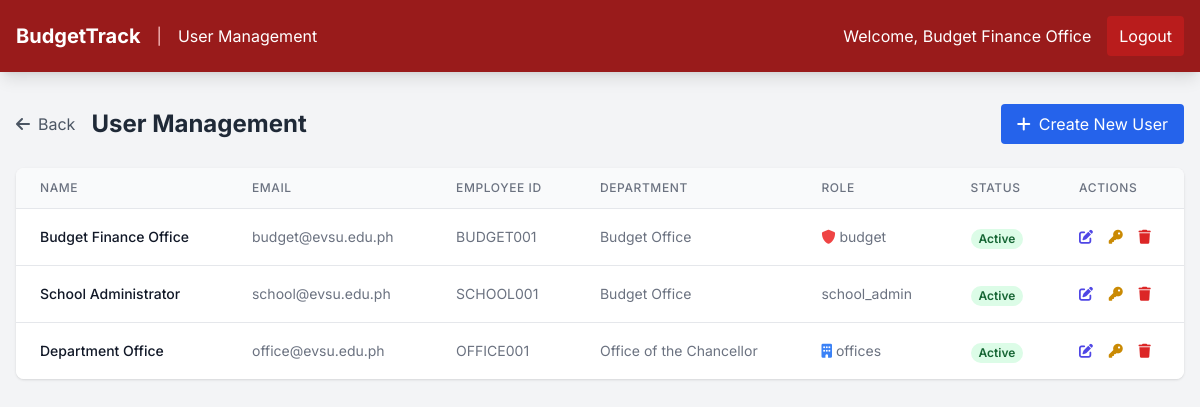
Screenshot of /pages/user_management.php (signed in) with the database file from the repository.
### tables this page shows
CREATE TABLE users (
    id INT PRIMARY KEY AUTO_INCREMENT,
    email VARCHAR(100) NOT NULL UNIQUE,
    password_hash VARCHAR(255) NOT NULL,
    first_name VARCHAR(50) NOT NULL,
    last_name VARCHAR(50) NOT NULL,
    middle_name VARCHAR(50),
    employee_id VARCHAR(20) UNIQUE,
    department_id INT,
    role_id INT NOT NULL,
    is_active BOOLEAN DEFAULT TRUE,
    last_login TIMESTAMP NULL,
    created_by INT,
    created_at TIMESTAMP DEFAULT CURRENT_TIMESTAMP,
    updated_at TIMESTAMP DEFAULT CURRENT_TIMESTAMP ON UPDATE CURRENT_TIMESTAMP,
    FOREIGN KEY (department_id) REFERENCES departments(id) ON DELETE SET NULL,
    FOREIGN KEY (role_id) REFERENCES roles(id) ON DELETE RESTRICT,
    FOREIGN KEY (created_by) REFERENCES users(id) ON DELETE SET NULL
);

CREATE TABLE departments (
    id INT PRIMARY KEY AUTO_INCREMENT,
    dept_name VARCHAR(100) NOT NULL,
    dept_code VARCHAR(20) NOT NULL UNIQUE,
    dept_description TEXT,
    is_active BOOLEAN DEFAULT TRUE,
    created_at TIMESTAMP DEFAULT CURRENT_TIMESTAMP,
    updated_at TIMESTAMP DEFAULT CURRENT_TIMESTAMP ON UPDATE CURRENT_TIMESTAMP
);

CREATE TABLE roles (
    id INT PRIMARY KEY AUTO_INCREMENT,
    role_name VARCHAR(50) NOT NULL UNIQUE,
    role_description TEXT,
    created_at TIMESTAMP DEFAULT CURRENT_TIMESTAMP,
    updated_at TIMESTAMP DEFAULT CURRENT_TIMESTAMP ON UPDATE CURRENT_TIMESTAMP
);

### config/database.php (called while the page is built, shortened)
<?php
class Database {
    private $host = 'localhost';
    private $db_name = 'budgettrack_db';
    private $username = 'root';
    private $password = '';
    public function getConnection() {
        $this->conn = null;
        try {
            $this->conn = new PDO(
                "mysql:host=" . $this->host . ";dbname=" . $this->db_name . ";charset=utf8",
                $this->username,
                $this->password,
                array(
                    PDO::ATTR_ERRMODE => PDO::ERRMODE_EXCEPTION,
                    PDO::ATTR_DEFAULT_FETCH_MODE => PDO::FETCH_ASSOC,
                    PDO::ATTR_EMULATE_PREPARES => false
                )
            );
        } catch(PDOException $exception) {
            echo "Connection error: " . $exception->getMessage();
        }
        return $this->conn;
    }
}
function getDB() {
    static $db = null;
    if ($db === null) {
        $database = new Database();
        $db = $database->getConnection();
    }
    return $db;
}
?>

### classes/User.php (called while the page is built, shortened)
<?php
require_once __DIR__ . '/../config/database.php';
class User {
    private $conn;
    private $table_name = "users";
    public function __construct() {
        $this->conn = getDB();
    }
    public function getAllUsers() {
        $query = "SELECT u.*, r.role_name, d.dept_name,
                         CONCAT(creator.first_name, ' ', creator.last_name) as created_by_name
                  FROM " . $this->table_name . " u
                  LEFT JOIN roles r ON u.role_id = r.id
                  LEFT JOIN departments d ON u.department_id = d.id
                  LEFT JOIN users creator ON u.created_by = creator.id
                  ORDER BY u.created_at DESC";
        $stmt = $this->conn->prepare($query);
        $stmt->execute();
        return $stmt->fetchAll(PDO::FETCH_ASSOC);
    }
}
?>

### pages/user_management.php (the view, shortened to what this page needs)
<?php
require_once __DIR__ . '/../classes/User.php';
$user = new User();
$users = $user->getAllUsers();
?>
<!DOCTYPE html>
<html lang="en">
<head>
    <link rel="stylesheet" href="../public/css/dashboard.css">
    <script src="https://cdn.tailwindcss.com"></script>
    <link href="https://cdnjs.cloudflare.com/ajax/libs/font-awesome/6.0.0/css/all.min.css" rel="stylesheet">
</head>
<body class="bg-gray-100">
    <nav class="bg-red-800 text-white shadow-lg">
        <div class="max-w-7xl mx-auto px-4">
            <div class="flex justify-between items-center py-4">
                <div class="flex items-center space-x-4">
                    <h1 class="text-xl font-bold">BudgetTrack</h1>
                    <span class="text-red-200">|</span>
                    <span>User Management</span>
                </div>
                <div class="flex items-center space-x-4">
                    <span>Welcome, <?php echo htmlspecialchars($_SESSION['user_name']); ?></span>
                    <button onclick="confirmLogout()" class="bg-red-700 hover:bg-red-600 px-3 py-2 rounded">Logout</button>
                </div>
            </div>
        </div>
    </nav>
    <div class="max-w-7xl mx-auto px-4 py-8">
        <div class="flex justify-between items-center mb-6">
            <div class="flex items-center space-x-4">
                <button onclick="goBack()" class="flex items-center text-gray-600 hover:text-gray-800 transition-colors">
                    <i class="fas fa-arrow-left mr-2"></i>
                    Back
                </button>
                <h2 class="text-2xl font-bold text-gray-800">User Management</h2>
            </div>
            <button onclick="openCreateModal()" class="bg-blue-600 hover:bg-blue-700 text-white px-4 py-2 rounded flex items-center">
                <i class="fas fa-plus mr-2"></i> Create New User
            </button>
        </div>
        <div class="bg-white rounded-lg shadow overflow-hidden">
            <table class="min-w-full divide-y divide-gray-200">
                <thead class="bg-gray-50">
                    <tr>
                        <th class="px-6 py-3 text-left text-xs font-medium text-gray-500 uppercase tracking-wider">Name</th>
                        <th class="px-6 py-3 text-left text-xs font-medium text-gray-500 uppercase tracking-wider">Email</th>
                        <th class="px-6 py-3 text-left text-xs font-medium text-gray-500 uppercase tracking-wider">Employee ID</th>
                        <th class="px-6 py-3 text-left text-xs font-medium text-gray-500 uppercase tracking-wider">Department</th>
                        <th class="px-6 py-3 text-left text-xs font-medium text-gray-500 uppercase tracking-wider">Role</th>
                        <th class="px-6 py-3 text-left text-xs font-medium text-gray-500 uppercase tracking-wider">Status</th>
                        <th class="px-6 py-3 text-left text-xs font-medium text-gray-500 uppercase tracking-wider">Actions</th>
                    </tr>
                </thead>
                <tbody class="bg-white divide-y divide-gray-200">
                    <?php foreach ($users as $u): ?>
                    <tr>
                        <td class="px-6 py-4 whitespace-nowrap">
                            <div class="text-sm font-medium text-gray-900">
                                <?php echo htmlspecialchars($u['first_name'] . ' ' . $u['last_name']); ?>
                            </div>
                        </td>
                        <td class="px-6 py-4 whitespace-nowrap text-sm text-gray-500">
                            <?php echo htmlspecialchars($u['email']); ?>
                        </td>
                        <td class="px-6 py-4 whitespace-nowrap text-sm text-gray-500">
                            <?php echo htmlspecialchars($u['employee_id']); ?>
                        </td>
                        <td class="px-6 py-4 whitespace-nowrap text-sm text-gray-500">
                            <?php echo htmlspecialchars($u['dept_name'] ?? 'N/A'); ?>
                        </td>
                        <td class="px-6 py-4 whitespace-nowrap text-sm text-gray-500">
                            <span class="inline-flex items-center">
                                <?php if ($u['role_name'] === 'admin'): ?>
                                    <i class="fas fa-crown text-yellow-500 mr-1"></i>
                                <?php elseif ($u['role_name'] === 'budget'): ?>
                                    <i class="fas fa-shield-alt text-red-500 mr-1"></i>
                                <?php elseif ($u['role_name'] === 'offices'): ?>
                                    <i class="fas fa-building text-blue-500 mr-1"></i>
                                <?php endif; ?>
                                <?php echo htmlspecialchars($u['role_name']); ?>
                            </span>
                        </td>
                        <td class="px-6 py-4 whitespace-nowrap">
                            <span class="px-2 inline-flex text-xs leading-5 font-semibold rounded-full <?php echo $u['is_active'] ? 'bg-green-100 text-green-800' : 'bg-red-100 text-red-800'; ?>">
                                <?php echo $u['is_active'] ? 'Active' : 'Inactive'; ?>
                            </span>
                        </td>
                        <td class="px-6 py-4 whitespace-nowrap text-sm font-medium">
                            <button onclick="openEditModal(<?php echo htmlspecialchars(json_encode($u)); ?>)" class="text-indigo-600 hover:text-indigo-900 mr-3" title="Edit User">
                                <i class="fas fa-edit"></i>
                            </button>
                            <button onclick="openResetPasswordModal(<?php echo $u['id']; ?>, '<?php echo htmlspecialchars($u['first_name'] . ' ' . $u['last_name']); ?>')" class="text-yellow-600 hover:text-yellow-900 mr-3" title="Reset Password">
                                <i class="fas fa-key"></i>
                            </button>
                            <button onclick="deleteUser(<?php echo $u['id']; ?>)" class="text-red-600 hover:text-red-900" title="Deactivate User">
                                <i class="fas fa-trash"></i>
                            </button>
                        </td>
                    </tr>
                    <?php endforeach; ?>
                </tbody>
            </table>
        </div>
    </div>
</body>
</html>

### public/css/dashboard.css (style rules this page uses)
:root { --primary-color: #b30000; --primary-dark: #800000; --primary-light: #cc0000; --secondary-color: #ffd54a; --success-color: #28a745; --danger-color: #dc3545; --warning-color: #ffc107; --info-color: #17a2b8; --light-color: #f8f9fa; --dark-color: #343a40; --terminal-green: #00ff00; --terminal-bg: #0a0a0a; --terminal-border: #00ff00; --font-primary: 'Inter', sans-serif; --font-mono: 'JetBrains Mono', monospace; --border-radius: 8px; --box-shadow: 0 2px 10px rgba(0,0,0,0.1); --transition: all 0.3s ease; }
* { margin: 0; padding: 0; box-sizing: border-box; }
body { font-family: var(--font-primary); line-height: 1.6; color: var(--dark-color); background-color: #f5f5f5; }
.text-left { text-align: left; }
.justify-between { justify-content: space-between; }

### rows the page displays
users: first_name+last_name "Budget Finance Office", email "budget@evsu.edu.ph", employee "BUDGET001", department.dept_name "Budget Office", role.role_name "budget", is_active "Active"
users: first_name+last_name "School Administrator", email "school@evsu.edu.ph", employee "SCHOOL001", department.dept_name "Budget Office", role.role_name "school_admin", is_active "Active"
users: first_name+last_name "Department Office", email "office@evsu.edu.ph", employee "OFFICE001", department.dept_name "Office of the Chancellor", role.role_name "offices", is_active "Active"

### other values shown
$_SESSION['user_name'] "Budget Finance Office"
